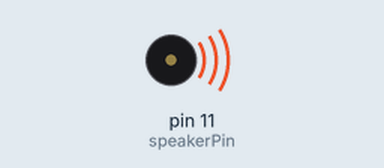
This sketch was run on a simulated Arduino Uno, built with avr-gcc and run on an emulated ATmega328P. On the bench: buzzer (waves = sounding).

Above: at 0.1 s.
Timing chart, 0 to 1.6 s (numbered marks = the images above):
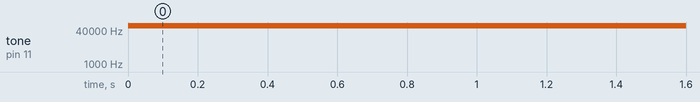

The sketch:

zad10.ino
```cpp
#include <stdint.h>
#include <avr/interrupt.h>
#include <avr/io.h>
#include <avr/pgmspace.h>
#include <util/delay.h>
#define SAMPLE_RATE 8000

/*
 * The audio data needs to be unsigned, 8-bit, 8000 Hz, and small enough
 * to fit in flash. 10000-13000 samples is about the limit.
 *
 * sounddata.h should look like this:
 *     const int sounddata_length=10000;
 *     const unsigned char sounddata_data[] PROGMEM = { ..... };
 *
 * You can use wav2c from GBA CSS:
 *     http://thieumsweb.free.fr/english/gbacss.html
 * Then add "PROGMEM" in the right place. I hacked it up to dump the samples
 * as unsigned rather than signed, but it shouldn't matter.
 *
 * http://musicthing.blogspot.com/2005/05/tiny-music-makers-pt-4-mac-startup.html
 * mplayer -ao pcm macstartup.mp3
 * sox audiodump.wav -v 1.32 -c 1 -r 8000 -u -1 macstartup-8000.wav
 * sox macstartup-8000.wav macstartup-cut.wav trim 0 10000s
 * wav2c macstartup-cut.wav sounddata.h sounddata
 *
 * (starfox) nb. under sox 12.18 (distributed in CentOS 5), i needed to run
 * the following command to convert my wav file to the appropriate format:
 * sox audiodump.wav -c 1 -r 8000 -u -b macstartup-8000.wav
 */

#include "hello.h"

int speakerPin = 11; // Can be either 3 or 11, two PWM outputs connected to Timer 2
volatile uint16_t sample;
byte lastSample;


void stopPlayback()
{
    // Disable playback per-sample interrupt.
    TIMSK1 &= ~_BV(OCIE1A);

    // Disable the per-sample timer completely.
    TCCR1B &= ~_BV(CS10);

    // Disable the PWM timer.
    TCCR2B &= ~_BV(CS10);

    digitalWrite(speakerPin, LOW);
}

// This is called at 8000 Hz to load the next sample.
ISR(TIMER1_COMPA_vect) {
    if (sample >= sounddata_length) {
        if (sample == sounddata_length + lastSample) {
            stopPlayback();
        }
        else {
            if(speakerPin==11){
                // Ramp down to zero to reduce the click at the end of playback.
                OCR2A = sounddata_length + lastSample - sample;
            } else {
                OCR2B = sounddata_length + lastSample - sample;
            }
        }
    }
    else {
        if(speakerPin==11){
            OCR2A = pgm_read_byte(&sounddata_data[sample]);
        } else {
            OCR2B = pgm_read_byte(&sounddata_data[sample]);
        }
    }

    ++sample;
}

void startPlayback()
{
    pinMode(speakerPin, OUTPUT);

    // Set up Timer 2 to do pulse width modulation on the speaker
    // pin.

    // Use internal clock (datasheet p.160)
    ASSR &= ~(_BV(EXCLK) | _BV(AS2));

    // Set fast PWM mode  (p.157)
    TCCR2A |= _BV(WGM21) | _BV(WGM20);
    TCCR2B &= ~_BV(WGM22);

    if(speakerPin==11){
        // Do non-inverting PWM on pin OC2A (p.155)
        // On the Arduino this is pin 11.
        TCCR2A = (TCCR2A | _BV(COM2A1)) & ~_BV(COM2A0);
        TCCR2A &= ~(_BV(COM2B1) | _BV(COM2B0));
        // No prescaler (p.158)
        TCCR2B = (TCCR2B & ~(_BV(CS12) | _BV(CS11))) | _BV(CS10);

        // Set initial pulse width to the first sample.
        OCR2A = pgm_read_byte(&sounddata_data[0]);
    } else {
        // Do non-inverting PWM on pin OC2B (p.155)
        // On the Arduino this is pin 3.
        TCCR2A = (TCCR2A | _BV(COM2B1)) & ~_BV(COM2B0);
        TCCR2A &= ~(_BV(COM2A1) | _BV(COM2A0));
        // No prescaler (p.158)
        TCCR2B = (TCCR2B & ~(_BV(CS12) | _BV(CS11))) | _BV(CS10);

        // Set initial pulse width to the first sample.
        OCR2B = pgm_read_byte(&sounddata_data[0]);
    }


    // Set up Timer 1 to send a sample every interrupt.

    cli();

    // Set CTC mode (Clear Timer on Compare Match) (p.133)
    // Have to set OCR1A *after*, otherwise it gets reset to 0!
    TCCR1B = (TCCR1B & ~_BV(WGM13)) | _BV(WGM12);
    TCCR1A = TCCR1A & ~(_BV(WGM11) | _BV(WGM10));

    // No prescaler (p.134)
    TCCR1B = (TCCR1B & ~(_BV(CS12) | _BV(CS11))) | _BV(CS10);

    // Set the compare register (OCR1A).
    // OCR1A is a 16-bit register, so we have to do this with
    // interrupts disabled to be safe.
    OCR1A = F_CPU / SAMPLE_RATE;    // 16e6 / 8000 = 2000

    // Enable interrupt when TCNT1 == OCR1A (p.136)
    TIMSK1 |= _BV(OCIE1A);

    lastSample = pgm_read_byte(&sounddata_data[sounddata_length-1]);
    sample = 0;
    sei();
}


void setup()
{

}
int i = 0;
void loop()
{
    while (true){
       if (i == 0) {startPlayback();++i;_delay_ms(2000);}
       else{
         stopPlayback;
         i = 0;
       }
    }
}
```

Measured:
- by itself, tone on pin 11 (speakerPin): silent → 62500 Hz at 0.00 s
